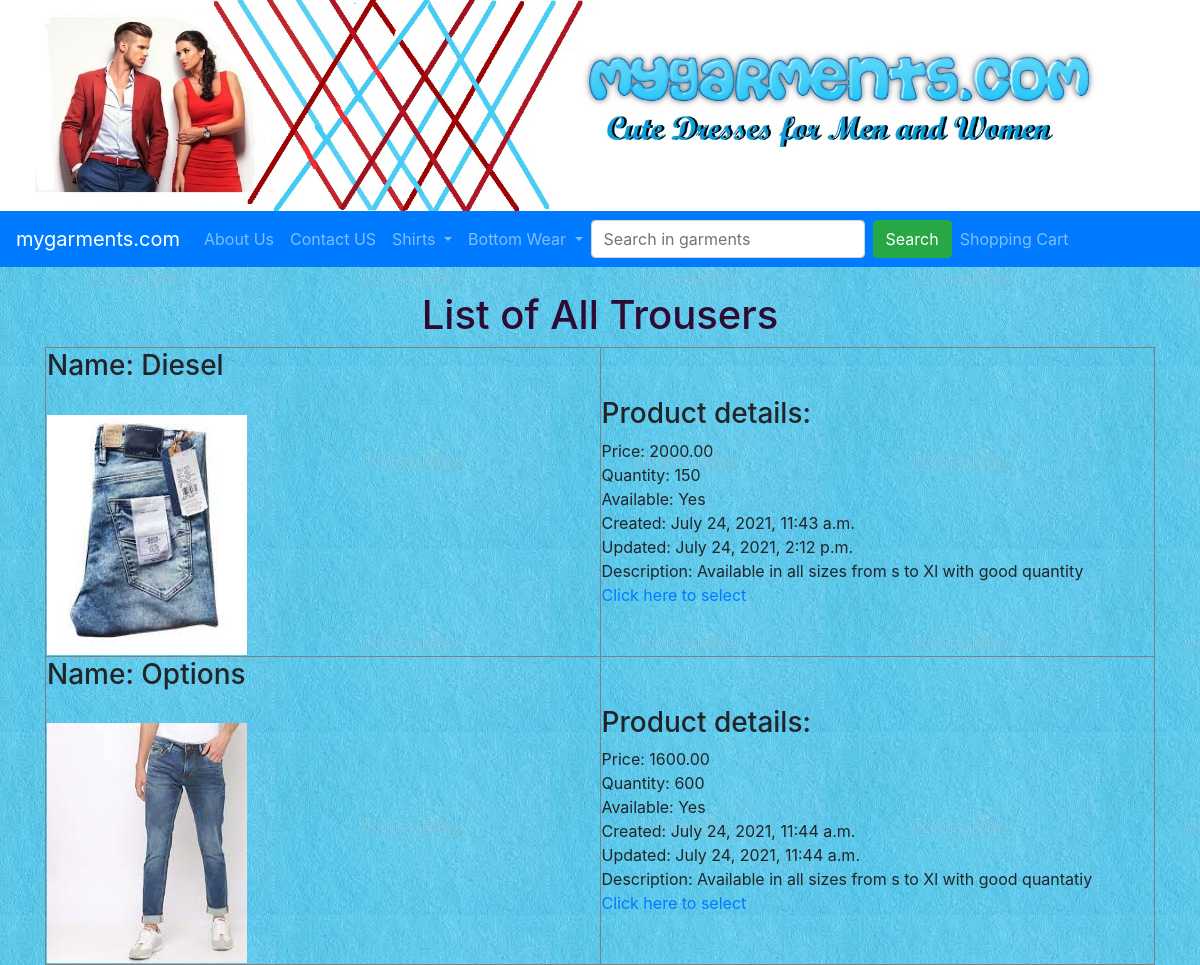
The app's page /trousers with its own data.
### Garments/models.py (models this page shows, shortened)
class Trousers(models.Model):
    name = models.CharField(max_length=100)
    photo = models.FileField(blank=True)
    desc = models.TextField(max_length=500, blank=True)
    price = models.DecimalField(max_digits=10, decimal_places=2)
    stock = models.PositiveIntegerField()
    available = models.BooleanField(default=True)
    created = models.DateTimeField(auto_now_add= True)
    updated = models.DateTimeField(auto_now = True)

### Garments/views.py (the view)
# urls.py: path('trousers', trousers),
def trousers(request):
    qs = Trousers.objects.all()
    return render(request,'trousers.html', {'lst':qs})

### Garments/templates/trousers.html (shortened to what this page needs)
{% extends 'base.html' %}
{% block content %}
<body style= background-image:url(/media/c.jfif)>
  <div class="container">
    <h1>List of All Trousers</h1>
    <table width=100% border=1>
      {% for l in lst %}
      <tr>
        <td width=50%>
          <h3>Name: {{l.name}}</h3><br>
          <img src="{{l.photo.url}}" alt="shirt photo" width=200 height=240 />
        </td>
        <td width=50%>
          <h3>Product details:</h3>
          Price: {{l.price}}<br>
          Quantity: {{l.stock}}<br>
          Available: {% if l.available %}Yes {% else %} No {% endif %}<br>
          Created: {{l.created}}<br>
          Updated: {{l.updated}}<br>
          Description: {{l.desc}}<br>
          <a href="cart{{l.id}}">Click here to select</a>
        </td>
      </tr>
      {% endfor %}
    </table>
  </div>
  {% endblock %}

### Garments/templates/base.html (shortened to what this page needs)
<!DOCTYPE html>
<html lang="en">
<head>
  <link rel="stylesheet" href="https://maxcdn.bootstrapcdn.com/bootstrap/4.5.2/css/bootstrap.min.css">
</head>
<body>
  <img src="/media/Banner.jpg" alt="My Garments shop banner" width=100% />
  <nav class="navbar navbar-expand-sm bg-primary navbar-dark">
    <a class="navbar-brand" href="#">mygarments.com</a>
    <ul class="navbar-nav">
      <li class="nav-item">
        <a class="nav-link" href="aboutus">About Us</a>
      </li>
      <li class="nav-item">
        <a class="nav-link" href="contactus">Contact US</a>
      </li>
      <li class="nav-item dropdown">
        <a class="nav-link dropdown-toggle" href="#" id="navbardrop" data-toggle="dropdown">
          Shirts
        </a>
      </li>
      <li class="nav-item dropdown">
        <a class="nav-link dropdown-toggle" href="#" id="navbardrop" data-toggle="dropdown">
          Bottom Wear
        </a>
      </li>
      <form class="form-inline" action="/search_list" method="GET">
        <input class="form-control mr-sm-2" type="text" placeholder="Search in garments" name="query" value="{{query.GET.get}}">
        <button class="btn btn-success" type="submit">Search</button>
      </form>
      <li class="nav-item">
        <a class="nav-link" href="shoppingcart">Shopping Cart</a>
      </li>
    </ul>
  </nav>
  <br>
  {% block content %}
  {% endblock %}
</body>
</html>

### Garments/templates/trousers.html (style rules this page uses)
h1 { color: rgb(47, 10, 51); text-align: center; }

### records on screen
Trousers: name "Diesel", photo (picture), price "2000.00", stock "150", available "Yes", created "July 24, 2021, 11:43 a.m.", updated "July 24, 2021, 2:12 p.m.", desc "Available in all sizes from s to Xl with good quantity"
Trousers: name "Options", photo (picture), price "1600.00", stock "600", available "Yes", created "July 24, 2021, 11:44 a.m.", updated "July 24, 2021, 11:44 a.m.", desc "Available in all sizes from s to Xl with good quantatiy"
